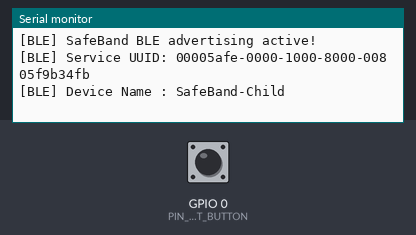
A program run on a simulated ESP32-S3. Parts: the last lines printed to the serial monitor. The inputs (shaded band) are chosen by the test bench; at power-on: GPIO 0 (PIN_BOOT_BUTTON) HIGH. Nothing arrives over Bluetooth unless stated; a phone connects over Bluetooth LE 3 s after start.

Above: at 1.4 s.
1.5 s: GPIO 0 (PIN_BOOT_BUTTON) pulled LOW for 0.15 s
At 2.6 s:
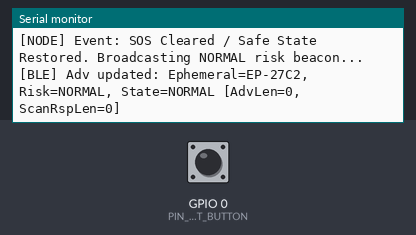
3.1 s: GPIO 0 (PIN_BOOT_BUTTON) pulled LOW for 3.2 s
At 6.5 s:
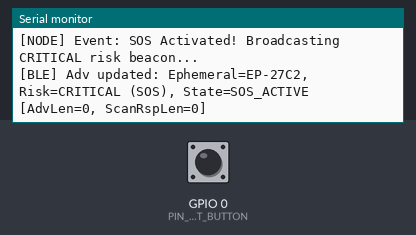
7.8 s: GPIO 0 (PIN_BOOT_BUTTON) pulled LOW for 3.2 s
At 8.9 s:
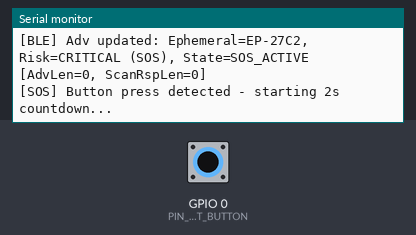
12.5 s: GPIO 0 (PIN_BOOT_BUTTON) pulled LOW for 1 s
At 14.7 s:
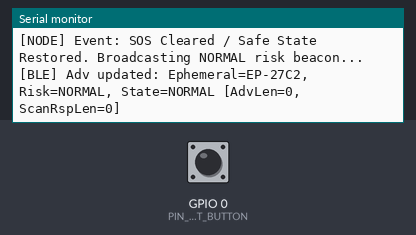

The program:

main.cpp
```cpp
#include <Arduino.h>
#include "config.h"
#include "child_profile.h"
#include "status_led.h"
#include "sos_controller.h"
#include "safeband_ble.h"

// Callback when SOS state transitions
void onSosStateChanged(NodeState oldState, NodeState newState) {
    uint32_t now = millis();
    if (newState == NODE_SOS_ACTIVE) {
        Serial.println("[NODE] Event: SOS Activated! Broadcasting CRITICAL risk beacon...");
        SafeBandBleManager::updateAdvertisement(NODE_SOS_ACTIVE, now);
    } else if (newState == NODE_NORMAL && oldState != NODE_NORMAL) {
        Serial.println("[NODE] Event: SOS Cleared / Safe State Restored. Broadcasting NORMAL risk beacon...");
        SafeBandBleManager::updateAdvertisement(NODE_NORMAL, now);
    }
}

void printBootBanner() {
    Serial.println();
    Serial.println("=================================");
    Serial.println(" SafeBand Guardian Child Node");
    Serial.println("=================================");
    Serial.println();
    Serial.println("Chip:");
    Serial.println("ESP32-S3");
    Serial.println();
    Serial.println("Firmware:");
    Serial.println(SAFEBAND_FIRMWARE_VERSION);
    Serial.println();
    Serial.println("Protocol:");
    Serial.println("SafeBand BLE V2");
    Serial.println();
    Serial.println("Node Role:");
    Serial.println("CHILD");
    Serial.println();
    Serial.println("Child ID:");
    Serial.println("LOCAL_ONLY");
    Serial.println();
    Serial.println("BLE:");
    Serial.println("READY");
    Serial.println();
    Serial.println("State:");
    Serial.println("NORMAL");
    Serial.println();
    Serial.println("=================================");
    Serial.println();
    Serial.printf("[INFO] BOOT button configured on GPIO %d (hold 2s for SOS)\n", PIN_BOOT_BUTTON);
    Serial.printf("[INFO] Status RGB LED configured on GPIO %d\n", PIN_RGB_LED);
    Serial.printf("[INFO] Ephemeral ID: %s (Privacy active)\n", SafeBandNodeIdentity::getEphemeralId().c_str());
    Serial.println();
}

void setup() {
    // Initialize Serial diagnostics
    Serial.begin(115200);
    delay(200);

    // Initialize local node identity and profile
    SafeBandNodeIdentity::init("SB-CHLD");

    // Initialize onboard RGB status LED
    StatusLed::init();

    // Print boot diagnostic banner
    printBootBanner();

    // Initialize SOS button controller
    SosController::init(onSosStateChanged);

    // Initialize BLE subsystem and start advertising
    SafeBandBleManager::init();

    // Set state to NORMAL safe state
    SafeBandNodeIdentity::setState(NODE_NORMAL);
}

static uint32_t lastHeartbeatMs = 0;

void loop() {
    // 1. Process SOS button state machine & debouncing
    SosController::update();

    // 2. Update status LED animation and state
    StatusLed::update(SafeBandNodeIdentity::getState());

    // 3. Process BLE loop events (ephemeral rotation, reconnection)
    SafeBandBleManager::handleLoop();

    // 4. Periodic diagnostic heartbeat (every 30 seconds)
    uint32_t now = millis();
    if (now - lastHeartbeatMs >= 30000UL) {
        lastHeartbeatMs = now;
        Serial.printf("[HEARTBEAT] Uptime: %lu s | State: %s | EphemeralID: %s | BLE: %s\n",
            (unsigned long)(now / 1000UL),
            SafeBandNodeIdentity::getStateName(SafeBandNodeIdentity::getState()),
            SafeBandNodeIdentity::getEphemeralId(now).c_str(),
            SafeBandBleManager::isDeviceConnected() ? "CONNECTED" : "ADVERTISING"
        );
    }

    // Small yield to satisfy watchdog and power efficiency
    delay(10);
}
```

child_profile.cpp
```cpp
#include "child_profile.h"

// Default local profile - NEVER broadcast publicly over BLE
ChildProfile SafeBandNodeIdentity::s_localProfile = {
    "CHILD-001",            // childId
    "Demo Child",           // displayName
    8,                      // age
    "O+",                   // bloodGroup
    "+91 98765 43210",      // emergencyContactPhone
    "SB-CHLD"               // deviceId (permanent local ID)
};

NodeState SafeBandNodeIdentity::s_currentState = NODE_INITIALIZING;

void SafeBandNodeIdentity::init(const char* permanentDeviceId) {
    if (permanentDeviceId && strlen(permanentDeviceId) > 0) {
        strncpy(s_localProfile.deviceId, permanentDeviceId, sizeof(s_localProfile.deviceId) - 1);
        s_localProfile.deviceId[sizeof(s_localProfile.deviceId) - 1] = '\0';
    }
    s_currentState = NODE_NORMAL;
}

const char* SafeBandNodeIdentity::getPermanentDeviceId() {
    return s_localProfile.deviceId;
}

const ChildProfile& SafeBandNodeIdentity::getLocalProfile() {
    return s_localProfile;
}

void SafeBandNodeIdentity::setLocalProfile(const ChildProfile& profile) {
    s_localProfile = profile;
}

NodeState SafeBandNodeIdentity::getState() {
    return s_currentState;
}

void SafeBandNodeIdentity::setState(NodeState newState) {
    s_currentState = newState;
}

const char* SafeBandNodeIdentity::getStateName(NodeState state) {
    switch (state) {
        case NODE_INITIALIZING:   return "INITIALIZING";
        case NODE_NORMAL:         return "NORMAL";
        case NODE_SOS_COUNTDOWN:  return "SOS_COUNTDOWN";
        case NODE_SOS_ACTIVE:     return "SOS_ACTIVE";
        case NODE_ERROR:          return "ERROR";
        default:                  return "UNKNOWN";
    }
}

/**
 * Computes exact Java String.hashCode() with 32-bit signed wrap-around.
 * Matches Android BleSafetyManager.kt generateEphemeralId logic identically.
 */
int32_t SafeBandNodeIdentity::computeJavaHashCode(const String& s) {
    uint32_t h = 0;
    for (size_t i = 0; i < s.length(); i++) {
        h = 31u * h + (uint32_t)(uint8_t)s[i];
    }
    return (int32_t)h;
}

/**
 * Generates privacy-preserving rotating ephemeral identifier ("EP-XXXX").
 * Rotates every 15 minutes (EPHEMERAL_WINDOW_MS = 900,000 ms).
 * Public BLE broadcast uses this identifier rather than child or device identity.
 */
String SafeBandNodeIdentity::getEphemeralId(uint32_t currentMillis) {
    if (currentMillis == 0) {
        currentMillis = millis();
    }
    uint32_t epochWindow = currentMillis / EPHEMERAL_WINDOW_MS;
    String combined = String(s_localProfile.deviceId) + "-" + String(epochWindow);

    int32_t signedHash = computeJavaHashCode(combined);
    // Kotlin: hashCode().absoluteValue % 65536
    int32_t absHash = signedHash;
    if (absHash < 0) {
        // Protect against INT32_MIN overflow
        absHash = (absHash == INT32_MIN) ? 0 : -absHash;
    }
    uint32_t hexVal = ((uint32_t)absHash) % 65536u;

    char buf[12];
    snprintf(buf, sizeof(buf), "EP-%04X", (unsigned int)hexVal);
    return String(buf);
}
```

child_profile.h
```cpp
#pragma once

#include <Arduino.h>
#include "config.h"

// Node operational states
enum NodeState {
    NODE_INITIALIZING = 0,
    NODE_NORMAL = 1,
    NODE_SOS_COUNTDOWN = 2,
    NODE_SOS_ACTIVE = 3,
    NODE_ERROR = 4
};

// SafeBand risk levels (matching Android RiskLevel enum)
enum RiskLevelCode {
    RISK_NORMAL = 0,
    RISK_LOW = 1,
    RISK_MEDIUM = 2,
    RISK_HIGH = 3,
    RISK_CRITICAL = 4
};

// Local-only Child Profile (NEVER broadcasted over public BLE)
struct ChildProfile {
    char childId[16];
    char displayName[32];
    int age;
    char bloodGroup[8];
    char emergencyContactPhone[20];
    char deviceId[16];
};

// Node Identity & Ephemeral ID Manager
class SafeBandNodeIdentity {
public:
    static void init(const char* permanentDeviceId);
    static const char* getPermanentDeviceId();
    static String getEphemeralId(uint32_t currentMillis = 0);
    static const ChildProfile& getLocalProfile();
    static void setLocalProfile(const ChildProfile& profile);

    static NodeState getState();
    static void setState(NodeState newState);
    static const char* getStateName(NodeState state);

    static int32_t computeJavaHashCode(const String& s);

private:
    static ChildProfile s_localProfile;
    static NodeState s_currentState;
};
```

safeband_ble.cpp
```cpp
#include "safeband_ble.h"
#include "status_led.h"

BLEServer* SafeBandBleManager::s_pServer = nullptr;
BLECharacteristic* SafeBandBleManager::s_pStatusCharacteristic = nullptr;
BLEAdvertising* SafeBandBleManager::s_pAdvertising = nullptr;
bool SafeBandBleManager::s_deviceConnected = false;
bool SafeBandBleManager::s_oldDeviceConnected = false;
uint32_t SafeBandBleManager::s_lastAdvUpdateMs = 0;
String SafeBandBleManager::s_currentEphemeralId = "";

class SafeBandServerCallbacks: public BLEServerCallbacks {
    void onConnect(BLEServer* pServer) override {
        SafeBandBleManager::setDeviceConnected(true);
        StatusLed::flashBleConnected();
        Serial.println("[BLE] Guardian device connected via GATT!");
    }

    void onDisconnect(BLEServer* pServer) override {
        SafeBandBleManager::setDeviceConnected(false);
        Serial.println("[BLE] Guardian device disconnected. Auto-resuming advertising...");
        pServer->startAdvertising();
    }
};

void SafeBandBleManager::setDeviceConnected(bool connected) {
    s_deviceConnected = connected;
}

bool SafeBandBleManager::isDeviceConnected() {
    return s_deviceConnected;
}

void SafeBandBleManager::buildManufacturerPayload(
    uint8_t* outBuffer,
    size_t outSize,
    const String& ephemeralId,
    RiskLevelCode risk,
    uint32_t timeSeconds,
    float lat,
    float lon
) {
    if (outSize < 24) return;
    memset(outBuffer, 0, outSize);

    // 1. Manufacturer Company ID: 0x5AFE (little-endian: 0xFE, 0x5A)
    outBuffer[0] = (uint8_t)(SAFEBAND_MANUFACTURER_ID & 0xFF);
    outBuffer[1] = (uint8_t)((SAFEBAND_MANUFACTURER_ID >> 8) & 0xFF);

    // 2. SafeBand Magic Bytes: 'S' (0x53), 'B' (0x42)
    outBuffer[2] = SAFEBAND_MAGIC_BYTE_1;
    outBuffer[3] = SAFEBAND_MAGIC_BYTE_2;

    // 3. Ephemeral Node ID (7 ASCII bytes padded with spaces)
    for (size_t i = 0; i < 7; i++) {
        outBuffer[4 + i] = (i < ephemeralId.length()) ? (uint8_t)ephemeralId[i] : (uint8_t)' ';
    }

    // 4. Risk Level byte (0 = NORMAL, 4 = CRITICAL)
    outBuffer[11] = (uint8_t)risk;

    // 5. Timestamp (4 bytes, big-endian)
    outBuffer[12] = (uint8_t)((timeSeconds >> 24) & 0xFF);
    outBuffer[13] = (uint8_t)((timeSeconds >> 16) & 0xFF);
    outBuffer[14] = (uint8_t)((timeSeconds >> 8) & 0xFF);
    outBuffer[15] = (uint8_t)(timeSeconds & 0xFF);

    // 6. Latitude (4 bytes, big-endian float: 0.0f = no GPS hardware)
    union { float f; uint8_t b[4]; } latBytes;
    latBytes.f = lat;
    outBuffer[16] = latBytes.b[3];
    outBuffer[17] = latBytes.b[2];
    outBuffer[18] = latBytes.b[1];
    outBuffer[19] = latBytes.b[0];

    // 7. Longitude (4 bytes, big-endian float: 0.0f = no GPS hardware)
    union { float f; uint8_t b[4]; } lonBytes;
    lonBytes.f = lon;
    outBuffer[20] = lonBytes.b[3];
    outBuffer[21] = lonBytes.b[2];
    outBuffer[22] = lonBytes.b[1];
    outBuffer[23] = lonBytes.b[0];
}

void SafeBandBleManager::init() {
    Serial.println("[BLE] Initializing SafeBand BLE subsystem...");

    // Initialize BLE device with public name
    BLEDevice::init(SAFEBAND_BLE_DEVICE_NAME);

    // Set TX power to maximum for stable transmission
    BLEDevice::setPower(ESP_PWR_LVL_P9);

    // Create GATT Server
    s_pServer = BLEDevice::createServer();
    s_pServer->setCallbacks(new SafeBandServerCallbacks());

    // Create Primary SafeBand Service
    BLEService* pService = s_pServer->createService(SAFEBAND_SERVICE_UUID);

    // Create Status / Telemetry Characteristic
    s_pStatusCharacteristic = pService->createCharacteristic(
        SAFEBAND_CHAR_STATUS_UUID,
        BLECharacteristic::PROPERTY_READ |
        BLECharacteristic::PROPERTY_NOTIFY
    );
    s_pStatusCharacteristic->addDescriptor(new BLE2902());

    // Initial status value
    s_pStatusCharacteristic->setValue("NORMAL");

    pService->start();

    // Setup initial advertising
    s_pAdvertising = BLEDevice::getAdvertising();
    s_pAdvertising->setScanResponse(true);
    s_pAdvertising->setMinPreferred(0x06);
    s_pAdvertising->setMinPreferred(0x12);

    updateAdvertisement(NODE_NORMAL, millis());

    Serial.println("[BLE] SafeBand BLE advertising active!");
    Serial.printf("[BLE] Service UUID: %s\n", SAFEBAND_SERVICE_UUID);
    Serial.printf("[BLE] Device Name : %s\n", SAFEBAND_BLE_DEVICE_NAME);
}

void SafeBandBleManager::updateAdvertisement(NodeState state, uint32_t timestampMs) {
    if (!s_pAdvertising) return;

    if (timestampMs == 0) {
        timestampMs = millis();
    }

    s_currentEphemeralId = SafeBandNodeIdentity::getEphemeralId(timestampMs);

    RiskLevelCode risk = (state == NODE_SOS_ACTIVE) ? RISK_CRITICAL : RISK_NORMAL;
    uint32_t timeSeconds = timestampMs / 1000UL;
    float lat = 0.0f; // No GPS hardware connected
    float lon = 0.0f; // No GPS hardware connected

    uint8_t payloadBytes[24];
    buildManufacturerPayload(payloadBytes, sizeof(payloadBytes), s_currentEphemeralId, risk, timeSeconds, lat, lon);

    std::string mfString((char*)payloadBytes, 24);

    // 1. Primary Advertising Packet: MUST stay <= 31 bytes!
    // Flags (3 bytes) + Manufacturer Data (26 bytes: 2 header + 24 data) = 29 bytes!
    BLEAdvertisementData advData;
    advData.setFlags(0x06); // General Discoverable + BR/EDR Not Supported
    advData.setManufacturerData(mfString);

    // 2. Scan Response Packet: MUST stay <= 31 bytes!
    // Service UUID (18 bytes) + Short Name (10 bytes) = 28 bytes!
    BLEAdvertisementData scanResponseData;
    scanResponseData.setCompleteServices(BLEUUID(SAFEBAND_SERVICE_UUID));
    scanResponseData.setShortName("SafeBand");

    s_pAdvertising->stop();
    s_pAdvertising->setAdvertisementData(advData);
    s_pAdvertising->setScanResponseData(scanResponseData);
    s_pAdvertising->setScanResponse(true);
    s_pAdvertising->start();

    s_lastAdvUpdateMs = timestampMs;

    Serial.printf("[BLE] Adv updated: Ephemeral=%s, Risk=%s, State=%s [AdvLen=%d, ScanRspLen=%d]\n",
        s_currentEphemeralId.c_str(),
        (risk == RISK_CRITICAL) ? "CRITICAL (SOS)" : "NORMAL",
        SafeBandNodeIdentity::getStateName(state),
        advData.getPayload().length(),
        scanResponseData.getPayload().length()
    );

    notifyStatus(state);
}

void SafeBandBleManager::notifyStatus(NodeState state) {
    if (s_pStatusCharacteristic && s_deviceConnected) {
        const char* statusStr = (state == NODE_SOS_ACTIVE) ? "SOS_CRITICAL" : "NORMAL";
        s_pStatusCharacteristic->setValue(statusStr);
        s_pStatusCharacteristic->notify();
    }
}

void SafeBandBleManager::handleLoop() {
    uint32_t now = millis();

    // Check for ephemeral ID rotation (every 15 minutes)
    if (now - s_lastAdvUpdateMs >= EPHEMERAL_WINDOW_MS) {
        Serial.println("[BLE] Rotating ephemeral identifier...");
        updateAdvertisement(SafeBandNodeIdentity::getState(), now);
    }

    // Handle connection state transitions
    if (!s_deviceConnected && s_oldDeviceConnected) {
        delay(100); // Bluetooth stack stabilize
        s_pServer->startAdvertising();
        s_oldDeviceConnected = s_deviceConnected;
    }
    if (s_deviceConnected && !s_oldDeviceConnected) {
        s_oldDeviceConnected = s_deviceConnected;
    }
}
```

safeband_ble.h
```cpp
#pragma once

#include <Arduino.h>
#include <BLEDevice.h>
#include <BLEServer.h>
#include <BLEUtils.h>
#include <BLE2902.h>
#include "config.h"
#include "child_profile.h"

class SafeBandBleManager {
public:
    static void init();
    static void updateAdvertisement(NodeState state, uint32_t timestampMs = 0);
    static void notifyStatus(NodeState state);
    static bool isDeviceConnected();
    static void setDeviceConnected(bool connected);
    static void handleLoop();

private:
    static void buildManufacturerPayload(uint8_t* outBuffer, size_t outSize, const String& ephemeralId, RiskLevelCode risk, uint32_t timeSeconds, float lat, float lon);

    static BLEServer* s_pServer;
    static BLECharacteristic* s_pStatusCharacteristic;
    static BLEAdvertising* s_pAdvertising;
    static bool s_deviceConnected;
    static bool s_oldDeviceConnected;
    static uint32_t s_lastAdvUpdateMs;
    static String s_currentEphemeralId;
};
```

sos_controller.h
```cpp
#pragma once

#include <Arduino.h>
#include "config.h"
#include "child_profile.h"

typedef void (*SosStateCallback)(NodeState oldState, NodeState newState);

class SosController {
public:
    static void init(SosStateCallback callback = nullptr);
    static void update();
    static bool isSosActive();
    static void clearSos();

private:
    static SosStateCallback s_callback;
    static bool s_lastButtonRaw;
    static uint32_t s_pressStartMs;
    static bool s_isPressed;
    static bool s_sosConfirmedThisPress;
};
```

status_led.h
```cpp
#pragma once

#include <Arduino.h>
#include "config.h"
#include "child_profile.h"

class StatusLed {
public:
    static void init();
    static void update(NodeState state);
    static void flashBleConnected();
    static void setRawColor(uint8_t r, uint8_t g, uint8_t b);

private:
    static void writeRgb(uint8_t r, uint8_t g, uint8_t b);
    static uint32_t s_bleFlashUntilMs;
};
```

Source omitted: sos_controller.cpp (4164 bytes), status_led.cpp (1956 bytes), config.h (1884 bytes)

Measured:
- after the input at 1.5 s, the serial monitor: prints a new line at once (image 1)
- after the input at 3.1 s, the serial monitor: prints a new line after 2.0 s (image 2)
- after the input at 7.8 s, the serial monitor: prints a new line at once (image 3)
- after the input at 12.5 s, the serial monitor: prints a new line at once (image 4)
